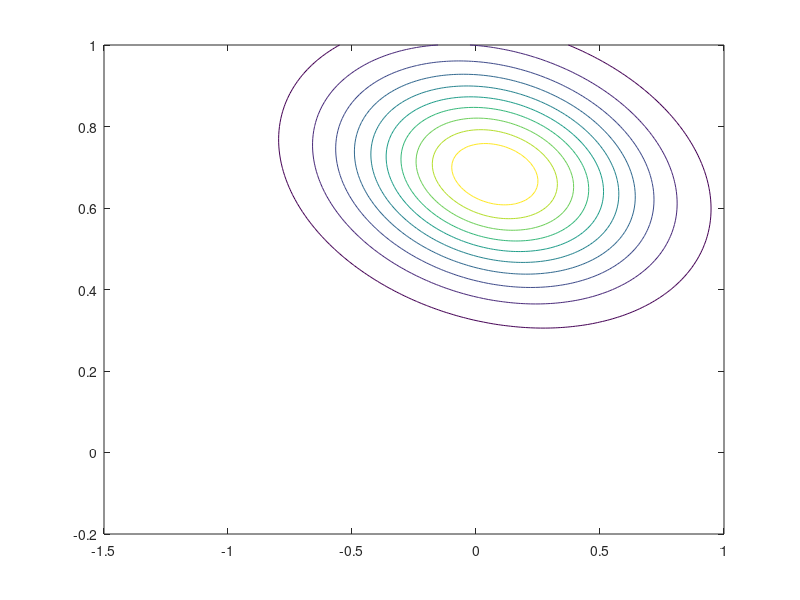

MATLAB code for this plot:
% ECE471/571 project 1
% How to estimate two-modal Gaussian
% 
% Assume you've already run "plotsynth.m"

%
clear all;

% following is the estimate from class 0, the red samples
% if you've used the plotsynth.m to plot the samples from the training set
d = 2;    % two-dimensional
mu1 = [0.07595431; 0.68296891];
S1 = [0.15846988, -0.01545041; -0.01545041, 0.02971875];

nr = 1;     % row index
for i=-1.5:0.01:1
  nc = 1;   % column index
  for j=-0.2:0.01:1 
    x = [i;j];
    px1 = 1/((2*pi)^(d/2)*(det(S1))^(1/2)) * exp(-1/2*(x - mu1)'*inv(S1)*(x-mu1));
    px(nr,nc) = px1;
    nc = nc + 1;
 end
 nr = nr + 1;
end

[m,n] = size(px);

xindex = repmat([-1.5:0.01:1]',1,n);
yindex = repmat([-0.2:0.01:1],m,1);

contour(xindex,yindex,px);



